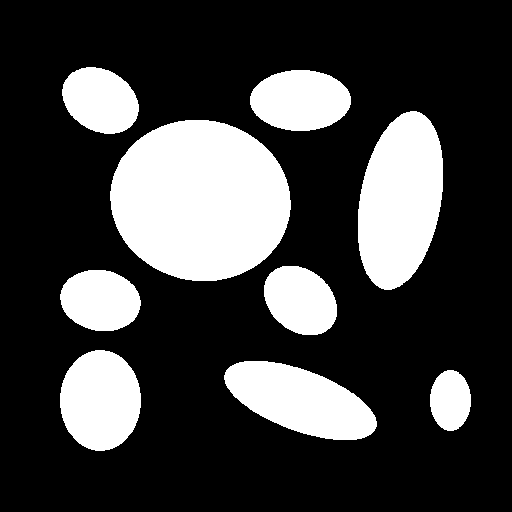
//> input picture CCL_3.4/bin_512_512.bmp, 512 x 512 px
$ ./main   (built with g++ and OpenCV 4)
//> lines starting //> are read from the running program, lines starting //| are printed output that depends on the picture; after the words box and inside, x2 and y2 are one past the last pixel; in counts of white or black regions, pixels touching at a corner belong together
#include <opencv2/opencv.hpp>
#include <iostream>
#include <chrono>

void test(const std::string& in_path = "", const float w2b_ratio = 0.5f)
{
//> called with in_path = "./bin_512_512.bmp", w2b_ratio = 0.5
	std::cout << "Testing with : " << in_path << "\n";

	cv::Mat in;
	cv::RNG rng;

	if (in_path == "") {
		int rows = 2048, cols = 2048;

		in = cv::Mat{ rows, cols, CV_8UC1, cv::Scalar(0) };

		cv::Mat tmp{ rows, cols, CV_32FC1, cv::Scalar(0.0f) };

		for (int r = 0; r < rows; r++)
			for (int c = 0; c < cols; c++)
				tmp.at<float>(r, c) = rng.uniform(0.0f, 1.0f);

		in = (tmp < w2b_ratio);
	} else {
		in = cv::imread(in_path, cv::IMREAD_GRAYSCALE);
//> in: 512 rows x 512 cols, CV_8UC1; 25.5% white; 9 white regions, largest, box (x1, y1, x2, y2) and area: (110, 120, 291, 281) 22842, (358, 111, 443, 290) 11500, (224, 361, 377, 440) 7694
	}
	//cv::imshow("tmp", in);
	//cv::waitKey();

	cv::Mat labels, stats, centroids;

	// Dummy operation for benchmark
	cv::connectedComponents(in, labels);
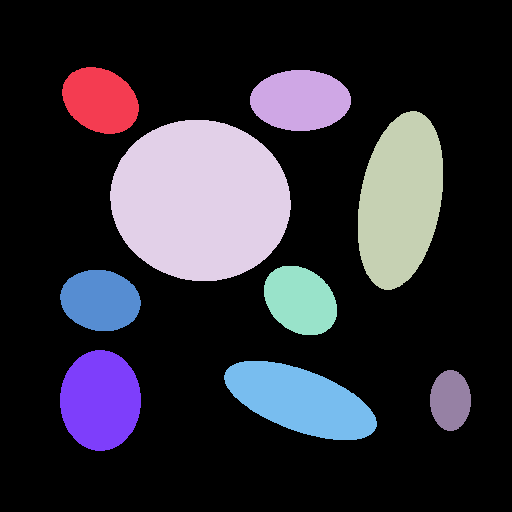
//> labels: 512 rows x 512 cols, CV_32SC1; 10 distinct labels, from 0 to 9; one colour per label, 0 black

	// Format output for benchmark results
	std::cout << std::setprecision(6) << std::fixed;

	auto clk_now = std::chrono::high_resolution_clock::now();
	int N = cv::connectedComponents(in, labels);
//> N = 10
	std::cout << std::setw(40) << std::left << "connectedComponents" << ": " << std::chrono::duration<float, std::milli>(std::chrono::high_resolution_clock::now() - clk_now).count() << " ms\n";
	cv::imwrite(in_path + ".labels1.bmp", labels);

	clk_now = std::chrono::high_resolution_clock::now();
	N = cv::connectedComponentsWithStats(in, labels, stats, centroids);
//> stats = [[0, 0, 512, 512, 195286], [62, 67, 77, 67, 3886], [250, 70, 101, 61, 4831], [358, 111, 85, 179, 11500], [110, 120, 181, 161, 22842], [264, 266, 73, 69, 3874], [60, 270, 81, 61, 3867], [60, 350, 81, 101, 6409], [224, 361, 153, 79, 7694], [430, 370, 41, 61, 1955]]; centroids = [[259.1, 258.6], [99.98, 100], [300, 100], [400, 200], [200, 200], [300, 300], [99.98, 300], [100, 400], [300, 400], [450, 400]]
	std::cout << std::setw(40) << std::left << "connectedComponentsWithStats" << ": " << std::chrono::duration<float, std::milli>(std::chrono::high_resolution_clock::now() - clk_now).count() << " ms\n";
	cv::imwrite(in_path + ".labels2.bmp", labels);

	std::cout << std::endl;
}

int main()
{
	test("./bin_512_512.bmp");
	test("./bin_1024_1024.bmp");
//> call 2 of test, with in_path = "./bin_1024_1024.bmp", w2b_ratio = 0.5
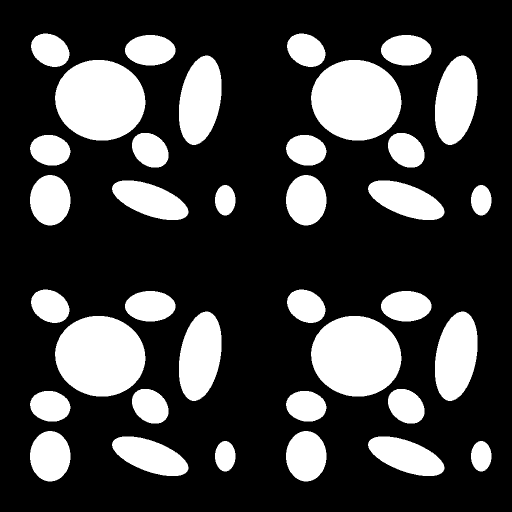
//> input picture CCL_3.4/bin_1024_1024.bmp, 1024 x 1024 px (shown at 1/2 size)
//> in test (call 2), `in = cv::imread(in_path, cv::IMREAD_GRAYSCALE);`: in: 1024 rows x 1024 cols, CV_8UC1; 25.5% white; 36 white regions, largest, box (x1, y1, x2, y2) and area: (110, 120, 291, 281) 22842, (622, 120, 803, 281) 22842, (110, 632, 291, 793) 22842
//> in test (call 2), `cv::connectedComponents(in, labels);`:
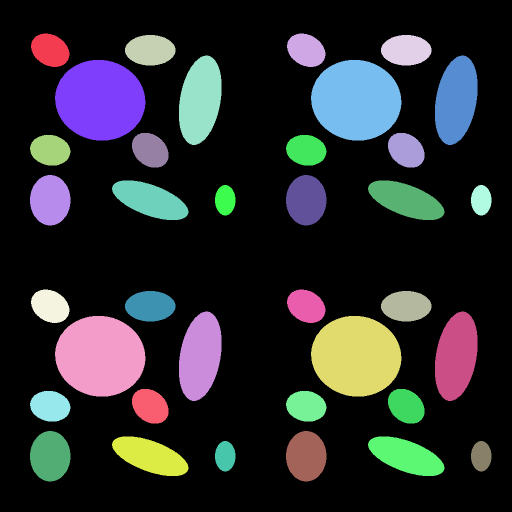
//> labels: 1024 rows x 1024 cols, CV_32SC1 (shown at 1/2 size); 37 distinct labels, from 0 to 36; one colour per label, 0 black
//> in test (call 2), `int N = cv::connectedComponents(in, labels);`: N = 37
//> in test (call 2), `N = cv::connectedComponentsWithStats(in, labels, stats, centroids);`: stats = 37 rows, first 6: [0, 0, 1024, 1024, 781144], [62, 67, 77, 67, 3886], [574, 67, 77, 67, 3886], [250, 70, 101, 61, 4831], [762, 70, 101, 61, 4831], [358, 111, 85, 179, 11500]; centroids = 37 pairs, first value 99.98 to 962, second value 100 to 912
	test("./bin_2048_2048.bmp");
//> bin_2048_2048.bmp cannot be read in this run, so this picture is empty
//> (the run ends here: the program crashes, at `cv::connectedComponents(in, labels);`)
